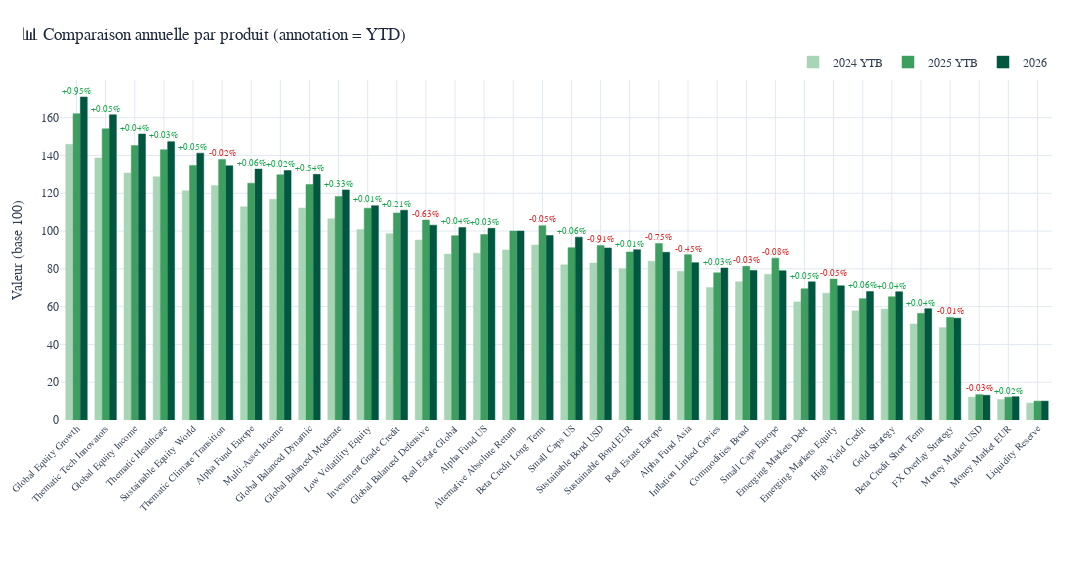

The notebook cell saved with this chart:
### Code cell
import plotly.graph_objects as go


def plot_bar_comparison(
    df: pd.DataFrame,
    product_col: str = "Product",
    ytd_col: str = "YTD vs last year",
    sort_by: str = None,
    title: str = "📊 Comparaison annuelle par produit (annotation = YTD)",
    height: int = 580,
    width: int = 1400,
) -> go.Figure:
    """Affiche un bar chart groupé (palette verte BNP) pour toutes les colonnes
    numériques d'années détectées automatiquement dans le DataFrame.

    Paramètres
    ----------
    df          : DataFrame source
    product_col : colonne contenant le nom des produits  (défaut : 'Product')
    ytd_col     : colonne YTD en décimal                 (défaut : 'YTD vs last year')
    sort_by     : colonne de tri                         (défaut : dernière année détectée)
    title       : titre du graphique
    height      : hauteur en pixels                      (défaut : 580)
    width       : largeur en pixels                      (défaut : 1400)

    Retourne
    --------
    go.Figure
    """
    year_cols = [
        c for c in df.columns
        if c not in [product_col, ytd_col]
        and pd.api.types.is_numeric_dtype(df[c])
    ]
    if not year_cols:
        raise ValueError("Aucune colonne numérique d'année détectée dans le DataFrame.")

    sort_col = sort_by or year_cols[-1]
    df_bar = df.sort_values(sort_col, ascending=False).copy()

    if ytd_col in df_bar.columns:
        df_bar["_ytd_pct"]   = df_bar[ytd_col] * 100
        df_bar["_ytd_label"] = df_bar["_ytd_pct"].apply(
            lambda x: f"{x:+.2f}%" if pd.notna(x) else ""
        )
        df_bar["_ytd_color"] = df_bar["_ytd_pct"].apply(
            lambda x: "#16a34a" if (pd.notna(x) and x >= 0) else "#dc2626"
        )
    else:
        df_bar["_ytd_label"] = ""
        df_bar["_ytd_color"] = "#94a3b8"

    # Palette verte BNP dégradée selon le nombre d'années
    bnp_greens = ["#a8d5b5", "#3d9e5f", "#00573f", "#003d2b"]
    palette = (bnp_greens * ((len(year_cols) // len(bnp_greens)) + 1))[:len(year_cols)]

    fig = go.Figure()
    for col, color in zip(year_cols, palette):
        fig.add_trace(go.Bar(
            x=df_bar[product_col],
            y=df_bar[col],
            name=col,
            marker_color=color,
            marker_line_color=color,
            marker_line_width=0.5,
            hovertemplate=f"<b>%{{x}}</b><br>{col} : %{{y:.2f}}<extra></extra>",
        ))

    for _, row in df_bar.iterrows():
        if row["_ytd_label"]:
            y_max = max(row[c] for c in year_cols if pd.notna(row[c]))
            fig.add_annotation(
                x=row[product_col],
                y=y_max + 3,
                text=row["_ytd_label"],
                showarrow=False,
                font=dict(size=8.5, color=row["_ytd_color"], family="Arial"),
            )

    fig.update_layout(
        title=dict(text=title, font=dict(size=17, color="#1e293b"), x=0.02),
        barmode="group",
        height=height,
        width=width,
        margin=dict(l=60, r=40, t=80, b=160),
        plot_bgcolor="white",
        paper_bgcolor="white",
        xaxis=dict(tickangle=-45, tickfont=dict(size=10), gridcolor="#e2e8f0"),
        yaxis=dict(title="Valeur (base 100)", gridcolor="#e2e8f0", zeroline=False),
        legend=dict(orientation="h", yanchor="bottom", y=1.01,
                    xanchor="right", x=1, font=dict(size=12)),
        font=dict(family="Arial, sans-serif", color="#334155"),
        bargap=0.25,
        bargroupgap=0.05,
    )
    return fig


# ── Appel ────────────────────────────────────────────────────────────────────
plot_bar_comparison(df)

### Figure 1 — Plotly figure (JSON) as saved in the notebook; plotly's stock layout.template omitted (floating-point values rounded to 4 significant figures)
{"data": [{"hovertemplate": "<b>%{x}</b><br>2024 YTB : %{y:.2f}<extra></extra>", "marker": {"color": "#a8d5b5", "line": {"color": "#a8d5b5", "width": 0.5}}, "name": "2024 YTB", "type": "bar", "x": ["Global Equity Growth", "Thematic Tech Innovators", "Global Equity Income", "Thematic Healthcare", "Sustainable Equity World", "Thematic Climate Transition", "Alpha Fund Europe", "Multi-Asset Income", "Global Balanced Dynamic", "Global Balanced Moderate", "Low Volatility Equity", "Investment Grade Credit", "Global Balanced Defensive", "Real Estate Global", "Alpha Fund US", "Alternative Absolute Return", "Beta Credit Long Term", "Small Caps US", "Sustainable Bond USD", "Sustainable Bond EUR", "Real Estate Europe", "Alpha Fund Asia", "Inflation Linked Govies", "Commodities Broad", "Small Caps Europe", "Emerging Markets Debt", "Emerging Markets Equity", "High Yield Credit", "Gold Strategy", "Beta Credit Short Term", "FX Overlay Strategy", "Money Market USD", "Money Market EUR", "Liquidity Reserve"], "y": [145.9, 138.7, 130.7, 128.7, 121.3, 124.1, 112.8, 116.8, 112.2, 106.5, 100.9, 98.59, 95.22, 87.8, 88.31, 89.99, 92.58, 82.11, 83.07, 80.01, 84.06, 78.75, 70.09, 73.2, 77.09, 62.5, 67.1, 57.78, 58.7, 50.79, 48.89, 12.1, 10.85, 9.0]}, {"hovertemplate": "<b>%{x}</b><br>2025 YTB : %{y:.2f}<extra></extra>", "marker": {"color": "#3d9e5f", "line": {"color": "#3d9e5f", "width": 0.5}}, "name": "2025 YTB", "type": "bar", "x": ["Global Equity Growth", "Thematic Tech Innovators", "Global Equity Income", "Thematic Healthcare", "Sustainable Equity World", "Thematic Climate Transition", "Alpha Fund Europe", "Multi-Asset Income", "Global Balanced Dynamic", "Global Balanced Moderate", "Low Volatility Equity", "Investment Grade Credit", "Global Balanced Defensive", "Real Estate Global", "Alpha Fund US", "Alternative Absolute Return", "Beta Credit Long Term", "Small Caps US", "Sustainable Bond USD", "Sustainable Bond EUR", "Real Estate Europe", "Alpha Fund Asia", "Inflation Linked Govies", "Commodities Broad", "Small Caps Europe", "Emerging Markets Debt", "Emerging Markets Equity", "High Yield Credit", "Gold Strategy", "Beta Credit Short Term", "FX Overlay Strategy", "Money Market USD", "Money Market EUR", "Liquidity Reserve"], "y": [162.1, 154.1, 145.2, 143.1, 134.8, 137.9, 125.3, 129.8, 124.7, 118.3, 112.1, 109.5, 105.8, 97.55, 98.12, 99.99, 102.9, 91.23, 92.3, 88.9, 93.4, 87.5, 77.88, 81.33, 85.66, 69.44, 74.56, 64.2, 65.22, 56.43, 54.32, 13.44, 12.05, 10.0]}, {"hovertemplate": "<b>%{x}</b><br>2026 : %{y:.2f}<extra></extra>", "marker": {"color": "#00573f", "line": {"color": "#00573f", "width": 0.5}}, "name": "2026", "type": "bar", "x": ["Global Equity Growth", "Thematic Tech Innovators", "Global Equity Income", "Thematic Healthcare", "Sustainable Equity World", "Thematic Climate Transition", "Alpha Fund Europe", "Multi-Asset Income", "Global Balanced Dynamic", "Global Balanced Moderate", "Low Volatility Equity", "Investment Grade Credit", "Global Balanced Defensive", "Real Estate Global", "Alpha Fund US", "Alternative Absolute Return", "Beta Credit Long Term", "Small Caps US", "Sustainable Bond USD", "Sustainable Bond EUR", "Real Estate Europe", "Alpha Fund Asia", "Inflation Linked Govies", "Commodities Broad", "Small Caps Europe", "Emerging Markets Debt", "Emerging Markets Equity", "High Yield Credit", "Gold Strategy", "Beta Credit Short Term", "FX Overlay Strategy", "Money Market USD", "Money Market EUR", "Liquidity Reserve"], "y": [170.9, 161.6, 151.3, 147.3, 141.2, 134.6, 132.8, 132.0, 130.0, 121.8, 113.4, 111.0, 103.1, 101.9, 101.5, 99.99, 97.65, 96.77, 91.05, 90.15, 88.76, 83.27, 80.45, 79.11, 78.99, 73.11, 71.02, 67.99, 67.88, 58.91, 53.88, 13.09, 12.32, 10.0]}], "layout": {"annotations": [{"font": {"color": "#16a34a", "family": "Arial", "size": 8.5}, "showarrow": false, "text": "+0.95%", "x": "Global Equity Growth", "y": 173.9}, {"font": {"color": "#16a34a", "family": "Arial", "size": 8.5}, "showarrow": false, "text": "+0.05%", "x": "Thematic Tech Innovators", "y": 164.6}, {"font": {"color": "#16a34a", "family": "Arial", "size": 8.5}, "showarrow": false, "text": "+0.04%", "x": "Global Equity Income", "y": 154.3}, {"font": {"color": "#16a34a", "family": "Arial", "size": 8.5}, "showarrow": false, "text": "+0.03%", "x": "Thematic Healthcare", "y": 150.3}, {"font": {"color": "#16a34a", "family": "Arial", "size": 8.5}, "showarrow": false, "text": "+0.05%", "x": "Sustainable Equity World", "y": 144.2}, {"font": {"color": "#dc2626", "family": "Arial", "size": 8.5}, "showarrow": false, "text": "-0.02%", "x": "Thematic Climate Transition", "y": 140.9}, {"font": {"color": "#16a34a", "family": "Arial", "size": 8.5}, "showarrow": false, "text": "+0.06%", "x": "Alpha Fund Europe", "y": 135.8}, {"font": {"color": "#16a34a", "family": "Arial", "size": 8.5}, "showarrow": false, "text": "+0.02%", "x": "Multi-Asset Income", "y": 135.0}, {"font": {"color": "#16a34a", "family": "Arial", "size": 8.5}, "showarrow": false, "text": "+0.54%", "x": "Global Balanced Dynamic", "y": 133.0}, {"font": {"color": "#16a34a", "family": "Arial", "size": 8.5}, "showarrow": false, "text": "+0.33%", "x": "Global Balanced Moderate", "y": 124.8}, {"font": {"color": "#16a34a", "family": "Arial", "size": 8.5}, "showarrow": false, "text": "+0.01%", "x": "Low Volatility Equity", "y": 116.4}, {"font": {"color": "#16a34a", "family": "Arial", "size": 8.5}, "showarrow": false, "text": "+0.21%", "x": "Investment Grade Credit", "y": 114.0}, {"font": {"color": "#dc2626", "family": "Arial", "size": 8.5}, "showarrow": false, "text": "-0.63%", "x": "Global Balanced Defensive", "y": 108.8}, {"font": {"color": "#16a34a", "family": "Arial", "size": 8.5}, "showarrow": false, "text": "+0.04%", "x": "Real Estate Global", "y": 104.9}, {"font": {"color": "#16a34a", "family": "Arial", "size": 8.5}, "showarrow": false, "text": "+0.03%", "x": "Alpha Fund US", "y": 104.5}, {"font": {"color": "#dc2626", "family": "Arial", "size": 8.5}, "showarrow": false, "text": "-0.05%", "x": "Beta Credit Long Term", "y": 105.9}, {"font": {"color": "#16a34a", "family": "Arial", "size": 8.5}, "showarrow": false, "text": "+0.06%", "x": "Small Caps US", "y": 99.77}, {"font": {"color": "#dc2626", "family": "Arial", "size": 8.5}, "showarrow": false, "text": "-0.91%", "x": "Sustainable Bond USD", "y": 95.3}, {"font": {"color": "#16a34a", "family": "Arial", "size": 8.5}, "showarrow": false, "text": "+0.01%", "x": "Sustainable Bond EUR", "y": 93.15}, {"font": {"color": "#dc2626", "family": "Arial", "size": 8.5}, "showarrow": false, "text": "-0.75%", "x": "Real Estate Europe", "y": 96.4}, {"font": {"color": "#dc2626", "family": "Arial", "size": 8.5}, "showarrow": false, "text": "-0.45%", "x": "Alpha Fund Asia", "y": 90.5}, {"font": {"color": "#16a34a", "family": "Arial", "size": 8.5}, "showarrow": false, "text": "+0.03%", "x": "Inflation Linked Govies", "y": 83.45}, {"font": {"color": "#dc2626", "family": "Arial", "size": 8.5}, "showarrow": false, "text": "-0.03%", "x": "Commodities Broad", "y": 84.33}, {"font": {"color": "#dc2626", "family": "Arial", "size": 8.5}, "showarrow": false, "text": "-0.08%", "x": "Small Caps Europe", "y": 88.66}, {"font": {"color": "#16a34a", "family": "Arial", "size": 8.5}, "showarrow": false, "text": "+0.05%", "x": "Emerging Markets Debt", "y": 76.11}, {"font": {"color": "#dc2626", "family": "Arial", "size": 8.5}, "showarrow": false, "text": "-0.05%", "x": "Emerging Markets Equity", "y": 77.56}, {"font": {"color": "#16a34a", "family": "Arial", "size": 8.5}, "showarrow": false, "text": "+0.06%", "x": "High Yield Credit", "y": 70.99}, {"font": {"color": "#16a34a", "family": "Arial", "size": 8.5}, "showarrow": false, "text": "+0.04%", "x": "Gold Strategy", "y": 70.88}, {"font": {"color": "#16a34a", "family": "Arial", "size": 8.5}, "showarrow": false, "text": "+0.04%", "x": "Beta Credit Short Term", "y": 61.91}, {"font": {"color": "#dc2626", "family": "Arial", "size": 8.5}, "showarrow": false, "text": "-0.01%", "x": "FX Overlay Strategy", "y": 57.32}, {"font": {"color": "#dc2626", "family": "Arial", "size": 8.5}, "showarrow": false, "text": "-0.03%", "x": "Money Market USD", "y": 16.44}, {"font": {"color": "#16a34a", "family": "Arial", "size": 8.5}, "showarrow": false, "text": "+0.02%", "x": "Money Market EUR", "y": 15.32}], "bargap": 0.25, "bargroupgap": 0.05, "barmode": "group", "font": {"color": "#334155", "family": "Arial, sans-serif"}, "height": 580, "legend": {"font": {"size": 12}, "orientation": "h", "x": 1, "xanchor": "right", "y": 1.01, "yanchor": "bottom"}, "margin": {"b": 160, "l": 60, "r": 40, "t": 80}, "paper_bgcolor": "white", "plot_bgcolor": "white", "title": {"font": {"color": "#1e293b", "size": 17}, "text": "📊 Comparaison annuelle par produit (annotation = YTD)", "x": 0.02}, "width": 1400, "xaxis": {"gridcolor": "#e2e8f0", "tickangle": -45, "tickfont": {"size": 10}}, "yaxis": {"gridcolor": "#e2e8f0", "title": {"text": "Valeur (base 100)"}, "zeroline": false}}}
